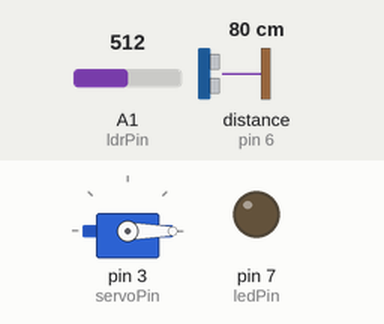
This sketch was run on a simulated Arduino Uno, built with avr-gcc and run on an emulated ATmega328P. Parts: servo, output pins drawn as LEDs (lit = HIGH). Wiring (inferred from the names in the program): ultrasonic range finder: trigger pin 5; echo pin 6. Dashed ring = blinking. The test bench sets the inputs (shaded band); at power-on: distance to the obstacle (sensor on pin 6) 80 cm, A1 (ldrPin) = 512. The echo pulse lasts 58.3 µs per cm; pins used as bus, display or sensor lines are not drawn.

Above: at 1.3 s.
1.4 s: distance to the obstacle (sensor on pin 6) set to 33 cm
2.9 s: distance to the obstacle (sensor on pin 6) set to 27 cm
At 3.3 s:
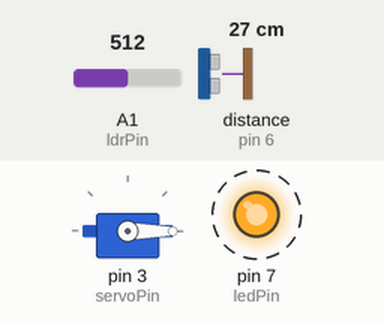
5.9 s: A1 (ldrPin) set to 586
7.8 s: A1 (ldrPin) set to 619
At 8.5 s:
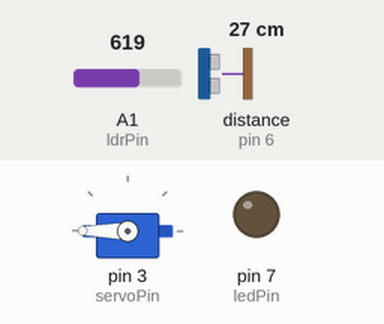
Timing chart, 0 to 10.3 s (numbered marks = the images above; inputs shaded):
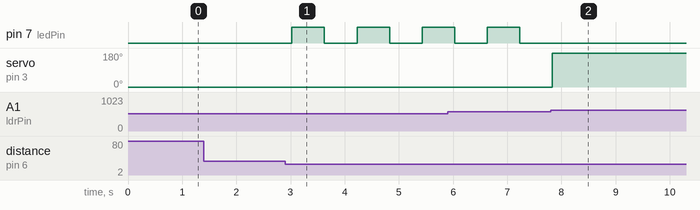

Measured:
- the behaviour switches between 31 and 30 cm on distance to the obstacle (sensor on pin 6) (found by bisection; images 0 and 1)
- the behaviour switches between 600 and 601 on A1 (ldrPin) (found by bisection; images 1 and 2)
- after the input at 1.4 s, every drawn part: stays the same
- after the input at 2.9 s, pin 7 (ledPin): alternates HIGH for 0.60 s and LOW for 0.60 s, starting after 0.13 s
- after the input at 7.8 s, pin 7 (ledPin): stops changing and stays LOW; servo on pin 3 (servoPin): 0° → 180° at once

The sketch:

sec.ino
```cpp
#include <Servo.h>

const int ldrPin = A1;
const int trigPin = 5;
const int echoPin = 6;
const int ledPin = 7;
const int servoPin = 3;

const int lightThreshold = 600;
const int predatorDistance = 30;

const int doorOpen = 180;
const int doorClosed = 0;

Servo doorServo;
bool isDoorOpen = false;

void setup() {
  pinMode(trigPin, OUTPUT);
  pinMode(echoPin, INPUT);
  pinMode(ledPin, OUTPUT);

  doorServo.attach(servoPin);
  doorServo.write(doorClosed);
}

void loop() {
  int light = analogRead(ldrPin);

  if (light > lightThreshold && !isDoorOpen) {
    doorServo.write(doorOpen);
    isDoorOpen = true;
    digitalWrite(ledPin, LOW);
  }
  else if (light <= lightThreshold && isDoorOpen) {
    doorServo.write(doorClosed);
    isDoorOpen = false;
  }

  if (!isDoorOpen) {
    int distance = getDistance();
    if (distance > 0 && distance < predatorDistance) {
      digitalWrite(ledPin, HIGH);
      delay(600);
      digitalWrite(ledPin, LOW);
      delay(100);
    } else {
      digitalWrite(ledPin, LOW);
    }
  }

  delay(500);
}

int getDistance() {
  digitalWrite(trigPin, LOW);
  delayMicroseconds(2);
  digitalWrite(trigPin, HIGH);
  delayMicroseconds(10);
  digitalWrite(trigPin, LOW);

  long duration = pulseIn(echoPin, HIGH, 30000);
  return duration * 0.0343 / 2;
}
```
